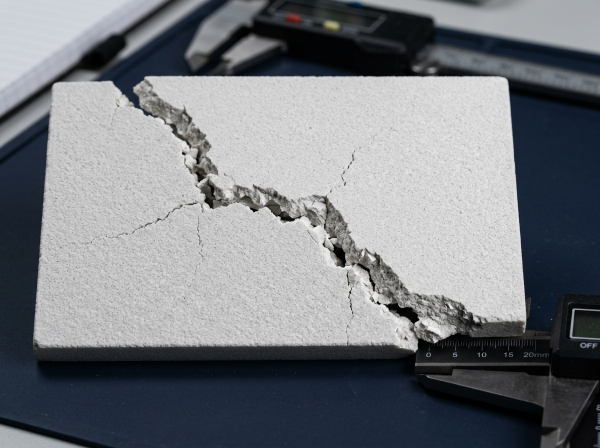
#> input picture src/assets/images/defect_ceramic_crack_1791779545005.jpg, 1200 x 896 px (shown at 1/2 size)
$ python -i preprocessing.py   (imports and definitions only)
#> lines starting #> are read from the running program, lines starting #| are printed output that depends on the picture
"""Image preprocessing, validation, and surface extraction module for VisionGuard."""

import os
from typing import Tuple, Optional, Dict, Any
import numpy as np
import cv2
from PIL import Image


SUPPORTED_EXTENSIONS = {".jpg", ".jpeg", ".png", ".webp", ".bmp"}
MAX_IMAGE_DIMENSION = 4096
MIN_IMAGE_DIMENSION = 32


# [26 lines left out: function validate_image_file, not called in this run]


def load_and_preprocess_image(
    image_input,
    target_size: Tuple[int, int] = (640, 640)
) -> Tuple[np.ndarray, np.ndarray, float, Tuple[int, int]]:
    """Load image, convert to RGB, and compute letterbox scaling for YOLO inference.

    Args:
        image_input: Either a file path string or a numpy array/PIL Image.
        target_size: Desired model input resolution (width, height).

    Returns:
        Tuple of:
            - rgb_original: np.ndarray (H, W, 3) in uint8
            - letterboxed: np.ndarray (target_h, target_w, 3) in uint8
            - scale_ratio: float
            - (pad_w, pad_h): Tuple[int, int]
    """
#> called with target_size = (640, 640)
    if isinstance(image_input, str):
        img_bgr = cv2.imread(image_input)
#> img_bgr is the input picture: shape (896, 1200, 3); mean B, G, R 126.3, 121.3, 117.7
        if img_bgr is None:
            raise ValueError(f"Failed to read image at: {image_input}")
        rgb_img = cv2.cvtColor(img_bgr, cv2.COLOR_BGR2RGB)
    elif isinstance(image_input, Image.Image):
        rgb_img = np.array(image_input.convert("RGB"))
    elif isinstance(image_input, np.ndarray):
        if len(image_input.shape) == 2:
            rgb_img = cv2.cvtColor(image_input, cv2.COLOR_GRAY2RGB)
        elif image_input.shape[2] == 4:
            rgb_img = cv2.cvtColor(image_input, cv2.COLOR_RGBA2RGB)
        else:
            rgb_img = image_input.copy()
    else:
        raise TypeError(f"Unsupported image input type: {type(image_input)}")

    orig_h, orig_w = rgb_img.shape[:2]
#> orig_h = 896; orig_w = 1200
    target_w, target_h = target_size

    # Calculate letterbox scale
    scale = min(target_w / orig_w, target_h / orig_w if orig_w != 0 else 1.0, target_h / orig_h)
#> scale = 0.533
    new_w, new_h = int(orig_w * scale), int(orig_h * scale)
#> new_w = 640; new_h = 477

    resized = cv2.resize(rgb_img, (new_w, new_h), interpolation=cv2.INTER_LINEAR)
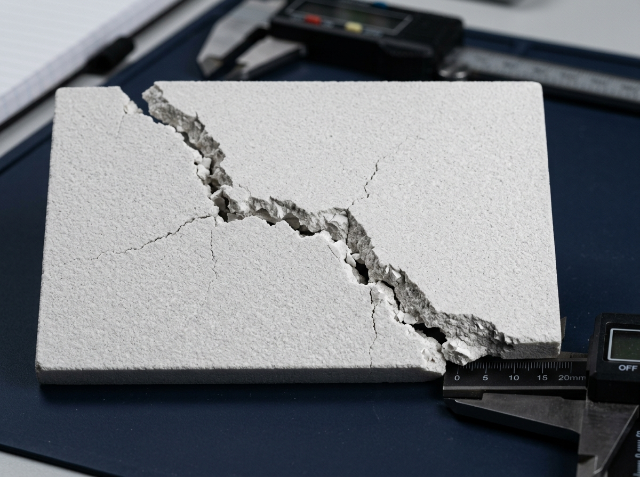
#> resized: shape (477, 640, 3); mean R, G, B 117.6, 121.1, 126.1
    letterboxed = np.full((target_h, target_w, 3), 114, dtype=np.uint8)

    pad_w = (target_w - new_w) // 2
#> pad_w = 0
    pad_h = (target_h - new_h) // 2
#> pad_h = 81
    letterboxed[pad_h:pad_h + new_h, pad_w:pad_w + new_w] = resized
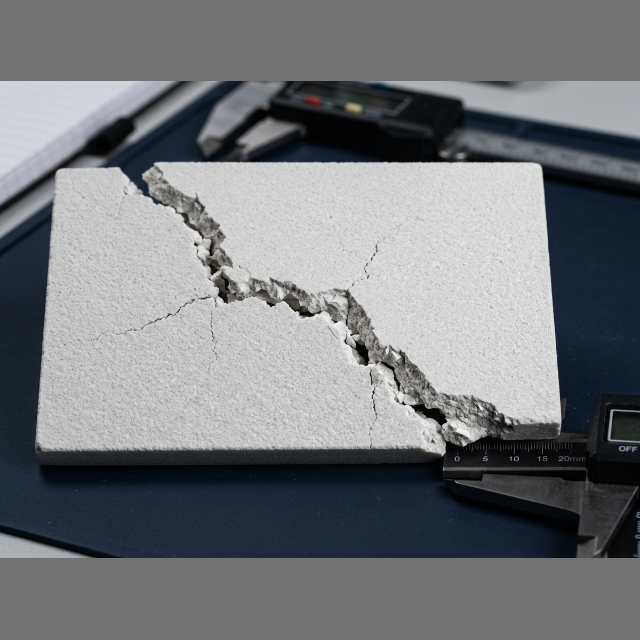
#> letterboxed: shape (640, 640, 3); mean R, G, B 116.7, 119.3, 123

    return rgb_img, letterboxed, scale, (pad_w, pad_h)


# [51 lines left out: function estimate_surface_area, not called in this run]

>>> result = load_and_preprocess_image('../../src/assets/images/defect_ceramic_crack_1791779545005.jpg')

$ run again, on src/assets/images/defect_free_surface_1791779576123.jpg
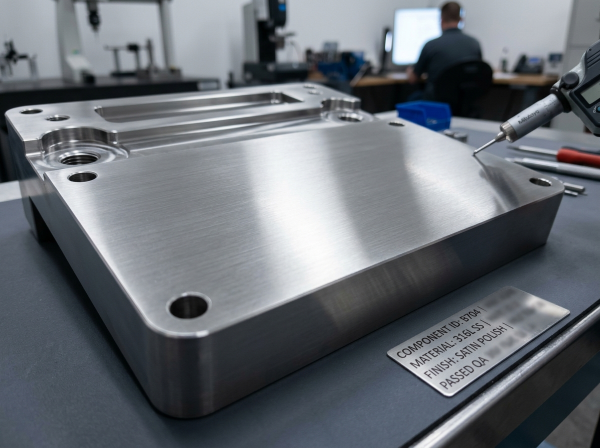
#> input picture src/assets/images/defect_free_surface_1791779576123.jpg, 1200 x 896 px (shown at 1/2 size)
#> in load_and_preprocess_image, img_bgr is the input picture: shape (896, 1200, 3); mean B, G, R 116.1, 109.6, 104.2
#> in load_and_preprocess_image, `resized = cv2.resize(rgb_img, (new_w, new_h), interpolation=cv2.INTER_..`:
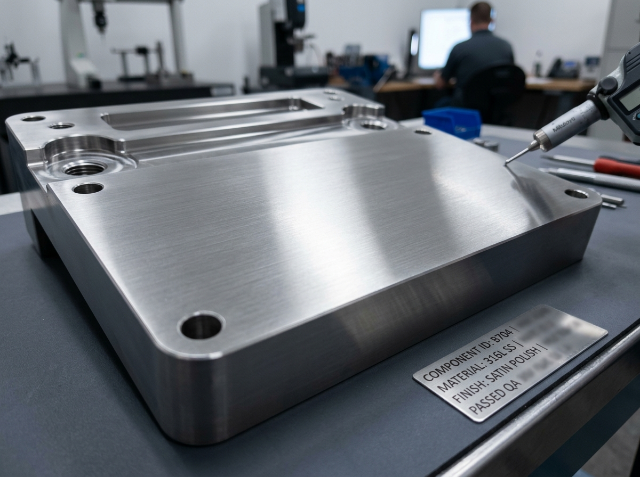
#> resized: shape (477, 640, 3); mean R, G, B 104.1, 109.4, 116
#> in load_and_preprocess_image, `letterboxed[pad_h:pad_h + new_h, pad_w:pad_w + new_w] = resized`:
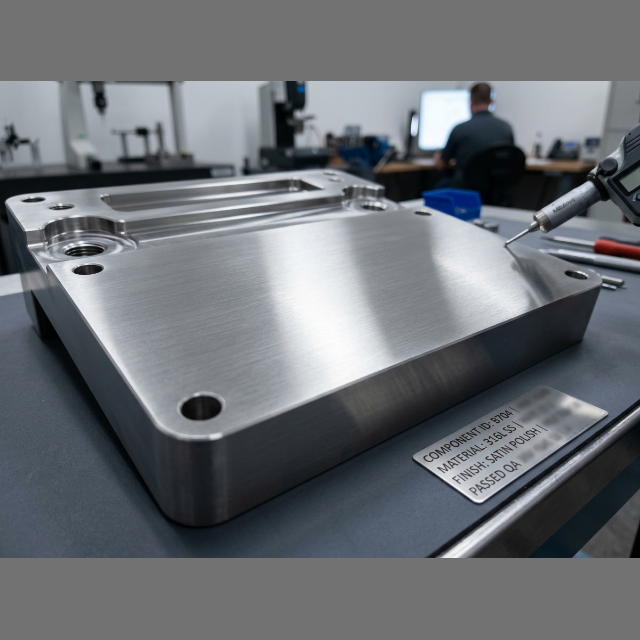
#> letterboxed: shape (640, 640, 3); mean R, G, B 106.6, 110.6, 115.5

$ run again, on src/assets/images/defect_metal_scratch_1791779533389.jpg
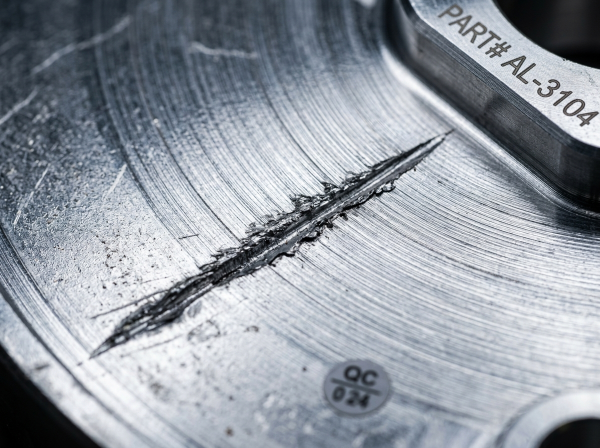
#> input picture src/assets/images/defect_metal_scratch_1791779533389.jpg, 1200 x 896 px (shown at 1/2 size)
#> in load_and_preprocess_image, img_bgr is the input picture: shape (896, 1200, 3); mean B, G, R 162.5, 153.7, 147.2
#> in load_and_preprocess_image, `resized = cv2.resize(rgb_img, (new_w, new_h), interpolation=cv2.INTER_..`:
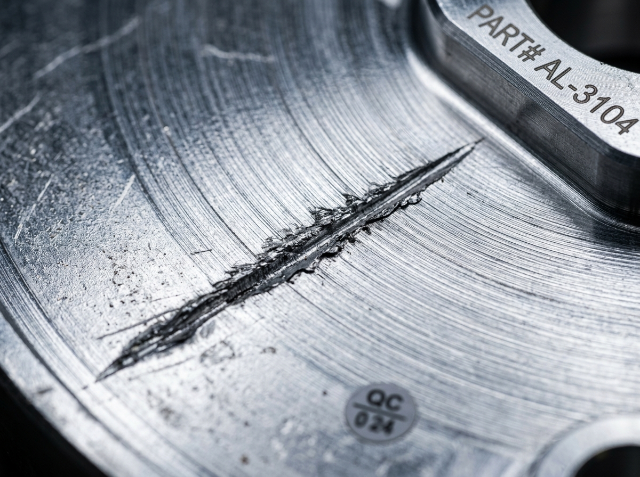
#> resized: shape (477, 640, 3); mean R, G, B 147.1, 153.6, 162.4
#> in load_and_preprocess_image, `letterboxed[pad_h:pad_h + new_h, pad_w:pad_w + new_w] = resized`:
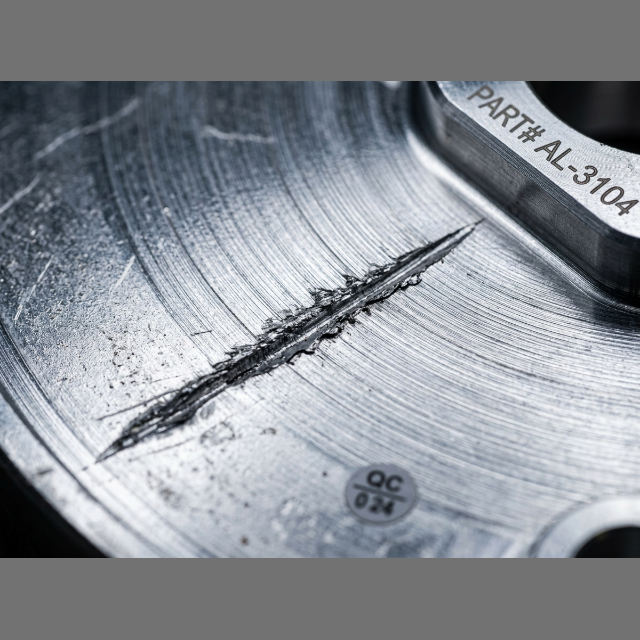
#> letterboxed: shape (640, 640, 3); mean R, G, B 138.7, 143.5, 150.1
